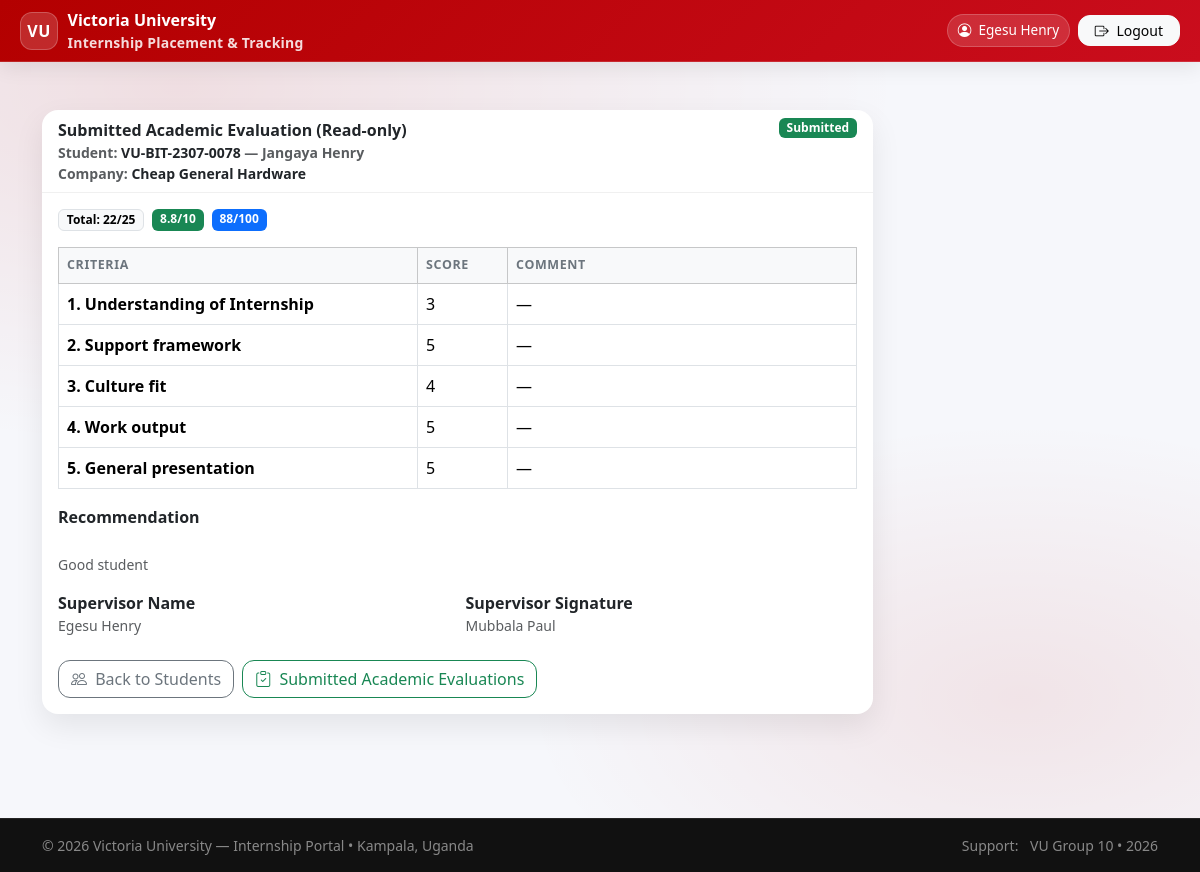
Screenshot of /tracking/supervisor/placement/3/academic-evaluation/ (signed in) with the database file from the repository.
### accounts/models.py (models this page shows, shortened)
class User(AbstractUser):
    username = None
    email = models.EmailField(_("email address"), unique=True)
    USERNAME_FIELD = "email"
    REQUIRED_FIELDS = []
    objects = UserManager()
    class Meta:
        permissions = [
            ("role_university_supervisor", "Role: VU_UniversitySupervisor"),
            ("role_industry_supervisor", "Role: IndustrySupervisor"),
            ("role_coordinator", "Role: VU_Coordinator"),
        ]
    @property
    def display_name(self):
        full = self.get_full_name().strip()
        return full if full else self.email

class StudentProfile(models.Model):
    user = models.OneToOneField("accounts.User", on_delete=models.CASCADE, related_name="student_profile")
    reg_no = models.CharField(max_length=50, unique=True)
    phone = models.CharField(max_length=30, blank=True)
    program = models.ForeignKey(
        "academics.Program",
        on_delete=models.PROTECT,
        null=True,
        blank=True,
        related_name="students",
    )

### placements/models.py (models this page shows, shortened)
class Placement(models.Model):
    STATUS = [
        ("pending_student_ack", "Pending student acknowledgement"),
        ("active", "Active"),
        ("on_hold", "On hold"),
        ("completed", "Completed"),
        ("terminated", "Terminated"),
    ]
    request = models.OneToOneField(InternshipRequest, on_delete=models.PROTECT, related_name="placement")
    company = models.ForeignKey(Company, on_delete=models.PROTECT)
    industry_supervisor = models.ForeignKey(CompanyContact, null=True, blank=True, on_delete=models.SET_NULL)
    university_supervisor = models.ForeignKey("accounts.StaffProfile", null=True, blank=True, on_delete=models.SET_NULL)
    start_date = models.DateField()
    end_date = models.DateField()
    placement_letter = models.FileField(upload_to="placements/letters/", blank=True, null=True)
    status = models.CharField(max_length=30, choices=STATUS, default="pending_student_ack")
    created_at = models.DateTimeField(auto_now_add=True)

class InternshipRequest(models.Model):
    SOURCE = [
        ("student_selected", "Student selected from list"),
        ("student_proposed", "Student proposed new company"),
        ("university_assigned", "University assigned"),
    ]
    STATUS = [
        ("draft", "Draft"),
        ("submitted", "Submitted"),
        ("under_review", "Under review"),
        ("recommendation_pending", "Recommendation pending approval"),
        ("recommended", "Recommendation issued"),
        ("acceptance_uploaded", "Acceptance uploaded"),
        ("acceptance_verified", "Acceptance verified"),
        ("rejected", "Rejected"),
        ("returned_for_acceptance", "Returned: Upload Acceptance Letter"),
    ]
    student = models.ForeignKey(
        "accounts.StudentProfile",
        on_delete=models.CASCADE,
        related_name="requests"
    )
    period = models.ForeignKey(InternshipPeriod, on_delete=models.PROTECT)
    request_source = models.CharField(max_length=30, choices=SOURCE)
    preferred_company = models.ForeignKey(Company, null=True, blank=True, on_delete=models.SET_NULL)
    coordinator_comment = models.TextField(blank=True)
    coordinator_commented_at = models.DateTimeField(null=True, blank=True)
    proposed_company_name = models.CharField(max_length=200, blank=True)
    proposed_company_district = models.CharField(max_length=120, blank=True)
    proposed_company_address = models.CharField(max_length=255, blank=True)
    proposed_company_contact = models.CharField(max_length=200, blank=True)
    preferred_field = models.CharField(max_length=120, blank=True)
    notes = models.TextField(blank=True)
    cv = models.FileField(upload_to="requests/cv/", blank=True, null=True)
    request_letter = models.FileField(upload_to="requests/letters/", blank=True, null=True)
    status = models.CharField(max_length=40, choices=STATUS, default="draft")
    submitted_at = models.DateTimeField(null=True, blank=True)
    reviewed_by = models.ForeignKey(
        "accounts.User",
        null=True, blank=True,
        on_delete=models.SET_NULL,
        related_name="reviewed_requests"
    )
    reviewed_at = models.DateTimeField(null=True, blank=True)
    review_notes = models.TextField(blank=True)
    recommendation_letter = models.FileField(
        upload_to="requests/recommendation_letters/",
        null=True, blank=True
    )
    recommendation_issued_at = models.DateTimeField(null=True, blank=True)
    recommendation_approved = models.BooleanField(default=False)
    recommendation_approved_at = models.DateTimeField(null=True, blank=True)
    recommendation_approved_by = models.ForeignKey(
        settings.AUTH_USER_MODEL,
        null=True, blank=True,
        on_delete=models.SET_NULL,
        related_name="approved_recommendation_requests"
    )
    acceptance_letter = models.FileField(
        upload_to="requests/acceptance_letters/",
        null=True, blank=True
    )
    acceptance_uploaded_at = models.DateTimeField(null=True, blank=True)
    acceptance_verified = models.BooleanField(default=False)
    acceptance_verified_at = models.DateTimeField(null=True, blank=True)
    class Meta:
        unique_together = [("student", "period")]  # one request per period

### companies/models.py (models this page shows, shortened)
class Company(models.Model):
    STATUS = [
        ("pending_verification", "Pending verification"),
        ("approved", "Approved"),
        ("rejected", "Rejected"),
        ("inactive", "Inactive"),
    ]
    name = models.CharField(max_length=200, unique=True)
    industry = models.CharField(max_length=120, blank=True)
    district = models.CharField(max_length=120, blank=True)
    address = models.CharField(max_length=255, blank=True)
    status = models.CharField(max_length=30, choices=STATUS, default="pending_verification")
    created_at = models.DateTimeField(auto_now_add=True)

### tracking/models.py (models this page shows, shortened)
class AcademicEvaluation(models.Model):
    STATUS_CHOICES = [("draft", "Draft"), ("submitted", "Submitted")]
    placement = models.OneToOneField("placements.Placement", on_delete=models.CASCADE, related_name="academic_evaluation")
    supervisor_user = models.ForeignKey(
        settings.AUTH_USER_MODEL, on_delete=models.SET_NULL, null=True, blank=True, related_name="academic_evaluations"
    )
    status = models.CharField(max_length=20, choices=STATUS_CHOICES, default="draft")
    submitted_at = models.DateTimeField(null=True, blank=True)
    understanding_of_internship = models.PositiveSmallIntegerField(default=0)
    support_framework = models.PositiveSmallIntegerField(default=0)
    culture_fit = models.PositiveSmallIntegerField(default=0)
    work_output = models.PositiveSmallIntegerField(default=0)
    general_presentation = models.PositiveSmallIntegerField(default=0)
    understanding_of_internship_comment = models.TextField(blank=True, default="")
    support_framework_comment = models.TextField(blank=True, default="")
    culture_fit_comment = models.TextField(blank=True, default="")
    work_output_comment = models.TextField(blank=True, default="")
    general_presentation_comment = models.TextField(blank=True, default="")
    recommendation = models.TextField(blank=True, default="")
    supervisor_name = models.CharField(max_length=255, blank=True, default="")
    supervisor_signature = models.CharField(max_length=255, blank=True, default="")
    created_at = models.DateTimeField(auto_now_add=True)
    updated_at = models.DateTimeField(auto_now=True)
    SCORE_FIELDS = [
        "understanding_of_internship",
        "support_framework",
        "culture_fit",
        "work_output",
        "general_presentation",
    ]
    @property
    def total_marks(self) -> int:
        return sum(int(getattr(self, f, 0) or 0) for f in self.SCORE_FIELDS)
    @property
    def max_marks(self) -> int:
        return len(self.SCORE_FIELDS) * 5  # 25
    @property
    def score_out_of_100(self) -> float:
        return (self.total_marks / self.max_marks) * 100 if self.max_marks else 0.0
    @property
    def score_out_of_10(self) -> float:
        return (self.total_marks / self.max_marks) * 10 if self.max_marks else 0.0

### tracking/views.py (the view, shortened to what this page needs)
# urls.py: path("supervisor/placement/<int:placement_id>/academic-evaluation/", views.supervisor_evaluate_student, name="supervisor_evaluate_student"),
@login_required
def supervisor_evaluate_student(request, placement_id):
    if not is_university_supervisor(request.user):
        return HttpResponseForbidden("University Supervisors only.")
    staff = getattr(request.user, "staff_profile", None)
    if not staff:
        return HttpResponseForbidden("Staff profile not set.")
    placement = get_object_or_404(Placement, id=placement_id, university_supervisor=staff)
    today = timezone.localdate()
    if placement.end_date:
        days_to_end = (placement.end_date - today).days
        if days_to_end > ACADEMIC_EVAL_WINDOW_DAYS:
            return render(request, "tracking/academic_evaluation_not_allowed.html", {
                "placement": placement,
                "days_to_end": days_to_end,
                "window_days": ACADEMIC_EVAL_WINDOW_DAYS,
            })
    evaluation, _ = AcademicEvaluation.objects.get_or_create(
        placement=placement,
        defaults={
            "supervisor_user": request.user,
            "supervisor_name": getattr(request.user, "display_name", "") or request.user.get_username(),
            "status": "draft",
        }
    )
    if evaluation.status == "submitted":
        return render(request, "tracking/academic_evaluation_submitted_view.html", {
            "placement": placement,
            "evaluation": evaluation,
        })

### templates/tracking/academic_evaluation_submitted_view.html (shortened to what this page needs)
{% extends "base.html" %}
{% block content %}
<div class="row g-4">
  <div class="col-12 col-lg-9">
    <div class="card">
      <div class="card-header d-flex justify-content-between align-items-start gap-2">
        <div>
          <div class="fw-bold">Submitted Academic Evaluation (Read-only)</div>
          <div class="text-muted small">
            Student: <span class="fw-semibold text-dark">{{ placement.request.student.reg_no }}</span>
            — {{ placement.request.student.user.display_name }}
          </div>
          <div class="text-muted small">
            Company: <span class="fw-semibold text-dark">{{ placement.company.name }}</span>
          </div>
        </div>
        <span class="badge text-bg-success">Submitted</span>
      </div>
      <div class="card-body eval-left">
        <div class="d-flex flex-wrap gap-2 mb-3">
          <span class="badge text-bg-light border">Total: {{ evaluation.total_marks }}/{{ evaluation.max_marks }}</span>
          <span class="badge text-bg-success">{{ evaluation.score_out_of_10|floatformat:1 }}/10</span>
          <span class="badge text-bg-primary">{{ evaluation.score_out_of_100|floatformat:0 }}/100</span>
        </div>
        <div class="table-responsive mb-3">
          <table class="table table-bordered align-middle mb-0">
            <thead class="table-light">
              <tr>
                <th style="width:45%;">Criteria</th>
                <th style="width:90px;">Score</th>
                <th>Comment</th>
              </tr>
            </thead>
            <tbody>
              <tr><td class="fw-semibold">1. Understanding of Internship</td><td>{{ evaluation.understanding_of_internship }}</td><td style="white-space: pre-line;">{{ evaluation.understanding_of_internship_comment|default:"—" }}</td></tr>
              <tr><td class="fw-semibold">2. Support framework</td><td>{{ evaluation.support_framework }}</td><td style="white-space: pre-line;">{{ evaluation.support_framework_comment|default:"—" }}</td></tr>
              <tr><td class="fw-semibold">3. Culture fit</td><td>{{ evaluation.culture_fit }}</td><td style="white-space: pre-line;">{{ evaluation.culture_fit_comment|default:"—" }}</td></tr>
              <tr><td class="fw-semibold">4. Work output</td><td>{{ evaluation.work_output }}</td><td style="white-space: pre-line;">{{ evaluation.work_output_comment|default:"—" }}</td></tr>
              <tr><td class="fw-semibold">5. General presentation</td><td>{{ evaluation.general_presentation }}</td><td style="white-space: pre-line;">{{ evaluation.general_presentation_comment|default:"—" }}</td></tr>
            </tbody>
          </table>
        </div>
        <div class="fw-semibold mb-1">Recommendation</div>
        <div class="text-muted small mb-3" style="white-space: pre-line;">
          {{ evaluation.recommendation|default:"—" }}
        </div>
        <div class="row g-3">
          <div class="col-12 col-md-6">
            <div class="fw-semibold">Supervisor Name</div>
            <div class="text-muted small">{{ evaluation.supervisor_name|default:"—" }}</div>
          </div>
          <div class="col-12 col-md-6">
            <div class="fw-semibold">Supervisor Signature</div>
            <div class="text-muted small">{{ evaluation.supervisor_signature|default:"—" }}</div>
          </div>
        </div>
        <div class="d-flex flex-column flex-md-row gap-2 mt-4">
          <a class="btn btn-outline-secondary" href="{% url 'supervisor_students' %}">
            <i class="bi bi-people me-1"></i> Back to Students
          </a>
          <a class="btn btn-outline-success" href="{% url 'supervisor_submitted_academic_evaluations' %}">
            <i class="bi bi-clipboard-check me-1"></i> Submitted Academic Evaluations
          </a>
        </div>
      </div>
    </div>
  </div>
</div>
{% endblock %}

### templates/base.html (shortened to what this page needs)
<!doctype html>
<html lang="en">
<head>
  {% load static %}
  <link href="https://cdn.jsdelivr.net/npm/bootstrap@5.3.3/dist/css/bootstrap.min.css" rel="stylesheet">
  <link rel="stylesheet" href="https://cdn.jsdelivr.net/npm/bootstrap-icons@1.11.3/font/bootstrap-icons.min.css">
  <link rel="stylesheet" href="{% static 'base/css/vu_portal.css' %}">
</head>
<body class="vu-body d-flex flex-column">
  <header class="vu-topbar">
    <nav class="navbar navbar-expand-lg navbar-dark py-2">
      <div class="container-fluid vu-container-pad">
        <a class="vu-brand" href="{% url 'dashboard' %}">
          <span class="vu-badge">VU</span>
          <span class="d-none d-sm-inline">
            Victoria University
            <small class="d-none d-lg-block">Internship Placement & Tracking</small>
          </span>
        </a>
        <div class="collapse navbar-collapse" id="vuNav">
          <ul class="navbar-nav ms-auto align-items-lg-center gap-lg-2">
            {% if request.user.is_authenticated %}
              <li class="nav-item my-2 my-lg-0">
                <span class="vu-pill">
                  <i class="bi bi-person-circle"></i>
                  {{ request.user.display_name|default:request.user.email }}
                </span>
              </li>
              <li class="nav-item my-2 my-lg-0">
                <form method="post" action="{% url 'logout' %}" class="d-inline">
                  <button type="submit" class="btn btn-light btn-sm px-3">
                    <i class="bi bi-box-arrow-right me-1"></i> Logout
                  </button>
                </form>
              </li>
            {% else %}
              <li class="nav-item my-2 my-lg-0">
                <a href="{% url 'login' %}" class="btn btn-light btn-sm px-3">
                  <i class="bi bi-box-arrow-in-right me-1"></i> Login
                </a>
              </li>
            {% endif %}
          </ul>
        </div>
      </div>
    </nav>
  </header>
  <main id="main-content" class="container vu-main my-4 my-lg-5 flex-grow-1">
    {% block content %}{% endblock %}
  </main>
  <footer class="vu-footer mt-auto">
    <div class="container py-3 d-flex flex-column flex-md-row justify-content-between align-items-start align-items-md-center gap-2">
      <div class="small text-white-50">
        © {% now "Y" %} Victoria University — Internship Portal
        <span class="d-none d-md-inline">• Kampala, Uganda</span>
      </div>
      <div class="small text-white-50">
        <span class="me-2">Support:</span>
        <span class="text-white-50">VU Group 10 • 2026</span>
      </div>
    </div>
  </footer>
</body>
</html>

### rows the page displays
User: user.display_name "Egesu Henry"
Placement: request.student.reg_no "VU-BIT-2307-0078", request.student.user.display_name "Jangaya Henry", company.name "Cheap General Hardware"
AcademicEvaluation: total_marks "22", max_marks "25", score_out_of_10 "8.8", score_out_of_100 "88", understanding_of_internship "3", understanding_of_internship_comment "—", support_framework "5", support_framework_comment "—", culture_fit "4", culture_fit_comment "—", work_output "5", work_output_comment "—", general_presentation "5", general_presentation_comment "—", recommendation "Good student", supervisor_name "Egesu Henry", supervisor_signature "Mubbala Paul"
